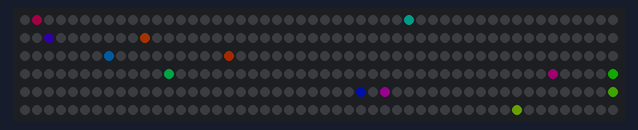
The program below on a simulated Raspberry Pi (BCM pin numbers). On the bench: 300 RGB LEDs in strip order, left to right, continuing on the next row. Dim RGB values are drawn brighter than linear; random numbers come from a fixed seed.

Above: at 0.46 s.
At 4.29 s:
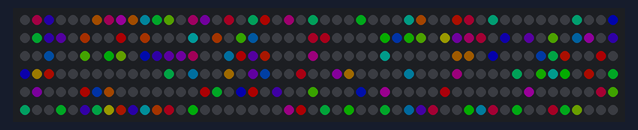
At 10.17 s:
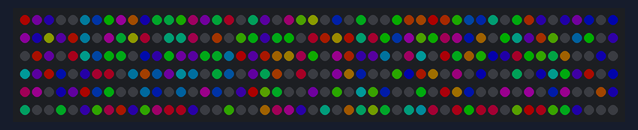
At 19.34 s:
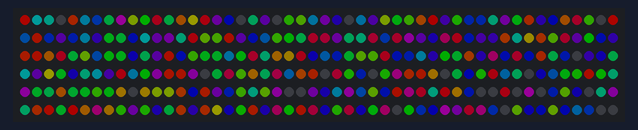
At 29.12 s:
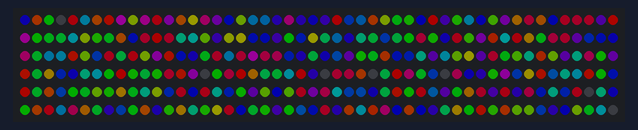
At 38.2 s:
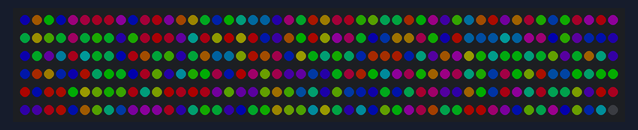

The program:

rgbtwinkle.py
```python
#!/usr/bin/env python
import random
import board
import neopixel
import time

pixel_pin = board.D18

num_pixels = 300

ORDER = neopixel.GRB

pixels = neopixel.NeoPixel(pixel_pin, num_pixels, brightness=0.2, auto_write=False, pixel_order=ORDER)

def wheel(pos):
    # Input a value 0 to 255 to get a color value.
    # The colours are a transition r - g - b - back to r.
    if pos < 0 or pos > 255:
        r = g = b = 0
    elif pos < 85:
        r = int(pos * 3)
        g = int(255 - pos*3)
        b = 0
    elif pos < 170:
        pos -= 85
        r = int(255 - pos*3)
        g = 0
        b = int(pos*3)
    else:
        pos -= 170
        r = 0
        g = int(pos*3)
        b = int(255 - pos*3)
    return (r, g, b) if ORDER == neopixel.RGB or ORDER == neopixel.GRB else (r, g, b, 0)


while(True):
	pixels[random.randrange(num_pixels-1)]=wheel(random.randrange(255));
	time.sleep(0.01);
	pixels.show();
```
